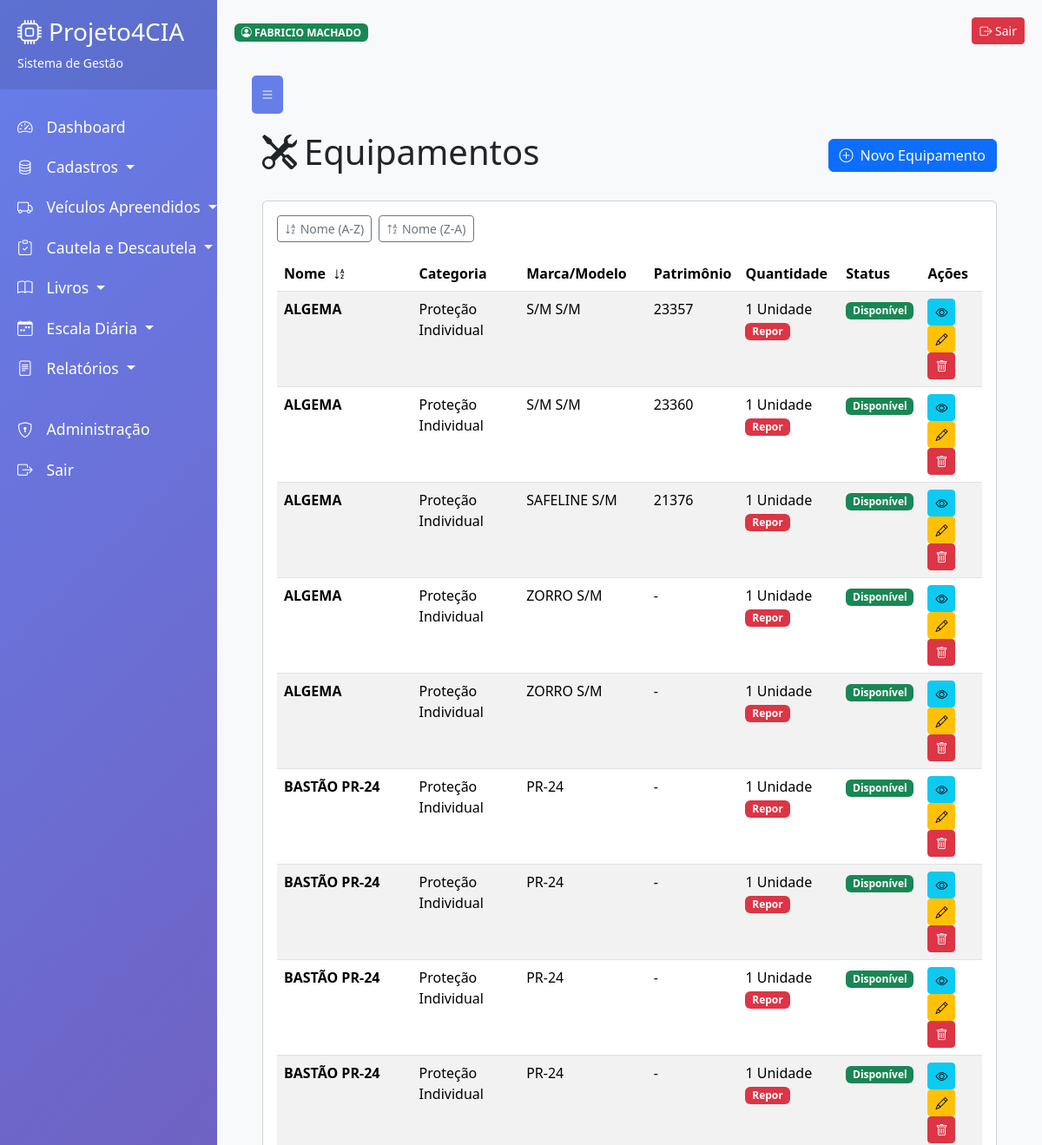
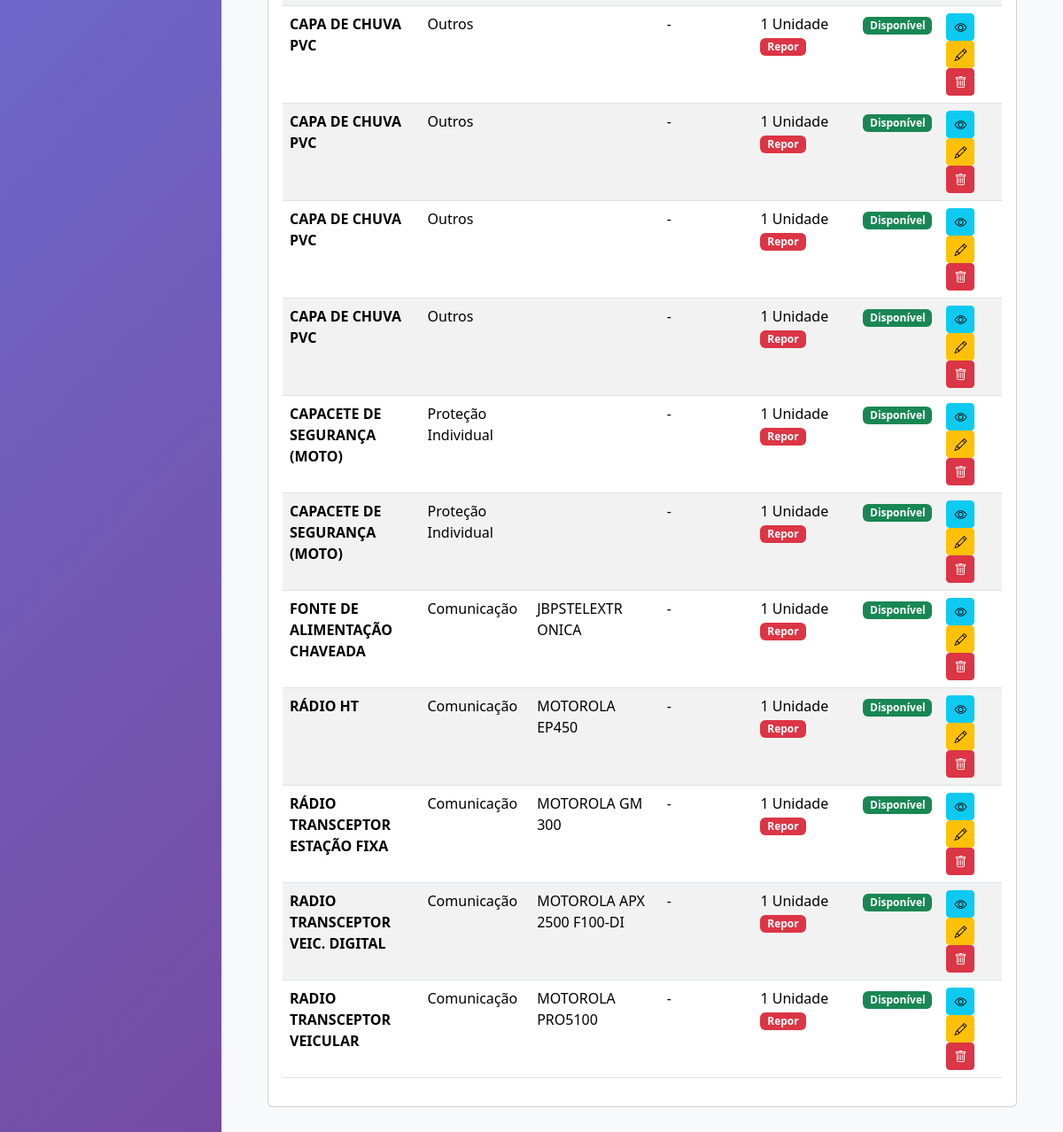
/cadastros/equipamentos/ (signed in), run on the app's committed database (2 pictures, top to bottom).
### aplicacoes/cadastros/cadastro_equipamentos/models.py (models this page shows, shortened)
class Equipamento(models.Model):
    STATUS_CHOICES = [
        ('DISPONIVEL', 'Disponível'),
        ('EM_USO', 'Em Uso'),
        ('MANUTENCAO', 'Em Manutenção'),
        ('BAIXADO', 'Baixado'),
    ]
    CATEGORIA_CHOICES = [
        ('PROTECAO', 'Proteção Individual'),
        ('COMUNICACAO', 'Comunicação'),
        ('ILUMINACAO', 'Iluminação'),
        ('FERRAMENTAS', 'Ferramentas'),
        ('PRISAO', 'Material de Prisão'),
        ('OUTROS', 'Outros'),
    ]
    UNIDADE_CHOICES = [
        ('UN', 'Unidade'),
        ('PAR', 'Par'),
        ('CONJ', 'Conjunto'),
        ('KIT', 'Kit'),
    ]
    nome = models.CharField('Nome do Equipamento', max_length=100)
    descricao = models.TextField('Descrição', blank=True)
    categoria = models.CharField('Categoria', max_length=20, choices=CATEGORIA_CHOICES)
    marca = models.CharField('Marca', max_length=50, blank=True)
    modelo = models.CharField('Modelo', max_length=50, blank=True)
    patrimonio = models.CharField('Nº Patrimônio', max_length=30, unique=True, blank=True, null=True)
    numero_serie = models.CharField('Nº de Série', max_length=50, blank=True)
    data_fabricacao = models.DateField('Data de Fabricação', blank=True, null=True)
    data_vencimento = models.DateField('Data de Vencimento', blank=True, null=True)
    quantidade = models.IntegerField('Quantidade', default=1)
    unidade = models.CharField('Unidade', max_length=10, choices=UNIDADE_CHOICES, default='UN')
    quantidade_minima = models.IntegerField('Quantidade Mínima', default=1)
    status = models.CharField('Status', max_length=20, choices=STATUS_CHOICES, default='DISPONIVEL')
    localizacao = models.CharField('Localização', max_length=100, blank=True)
    observacoes = models.TextField('Observações', blank=True)
    ativo = models.BooleanField('Ativo?', default=True)
    criado_em = models.DateTimeField('Criado em', auto_now_add=True)
    atualizado_em = models.DateTimeField('Atualizado em', auto_now=True)
    class Meta:
        verbose_name = 'Equipamento'
        verbose_name_plural = 'Equipamentos'
        ordering = ['categoria', 'nome']
    def precisa_repor(self):
        return self.quantidade <= self.quantidade_minima

### aplicacoes/cadastros/cadastro_equipamentos/views.py (the view)
# urls.py: path('', login_required(views.EquipamentoListView.as_view()), name='equipamento_list'),
class EquipamentoListView(LoginRequiredMixin, ListView):
    model = Equipamento
    template_name = 'cadastro_equipamentos/equipamento_list.html'
    context_object_name = 'equipamentos'
    paginate_by = 20

### aplicacoes/cadastros/cadastro_equipamentos/templates/cadastro_equipamentos/equipamento_list.html (shortened to what this page needs)
{% extends 'base.html' %}
{% block content %}
<div class="container-fluid">
    <div class="d-flex justify-content-between align-items-center mb-4">
        <h1><i class="bi bi-tools me-2"></i>Equipamentos</h1>
        <a href="{% url 'cadastro_equipamentos:equipamento_create' %}" class="btn btn-primary">
            <i class="bi bi-plus-circle me-2"></i>Novo Equipamento
        </a>
    </div>
    <div class="card">
        <div class="card-body">
            <div class="mb-3 d-flex gap-2">
                <button onclick="ordenarPorNome('asc')" class="btn btn-sm btn-outline-secondary">
                    <i class="bi bi-sort-alpha-down"></i> Nome (A-Z)
                </button>
                <button onclick="ordenarPorNome('desc')" class="btn btn-sm btn-outline-secondary">
                    <i class="bi bi-sort-alpha-up"></i> Nome (Z-A)
                </button>
            </div>
            <div class="table-responsive">
                <table class="table table-striped table-hover" id="equipamentosTable">
                    <thead>
                        <tr>
                            <th style="cursor: pointer;" onclick="ordenarPorNome('toggle')">
                                Nome <i class="bi bi-arrow-down-up" id="ordenacaoIcone"></i>
                            </th>
                            <th>Categoria</th>
                            <th>Marca/Modelo</th>
                            <th>Patrimônio</th>
                            <th>Quantidade</th>
                            <th>Status</th>
                            <th>Ações</th>
                        </tr>
                    </thead>
                    <tbody id="tabelaBody">
                        {% for equipamento in equipamentos %}
                        <tr data-nome="{{ equipamento.nome|lower }}">
                            <td><strong>{{ equipamento.nome }}</strong></td>
                            <td>{{ equipamento.get_categoria_display }}</td>
                            <td>{{ equipamento.marca }} {{ equipamento.modelo }}</td>
                            <td>{{ equipamento.patrimonio|default:'-' }}</td>
                            <td>
                                {{ equipamento.quantidade }} {{ equipamento.get_unidade_display }}
                                {% if equipamento.precisa_repor %}
                                    <span class="badge bg-danger">Repor</span>
                                {% endif %}
                            </td>
                            <td>
                                {% if equipamento.status == 'DISPONIVEL' %}
                                    <span class="badge bg-success">Disponível</span>
                                {% elif equipamento.status == 'EM_USO' %}
                                    <span class="badge bg-warning">Em Uso</span>
                                {% elif equipamento.status == 'MANUTENCAO' %}
                                    <span class="badge bg-danger">Manutenção</span>
                                {% else %}
                                    <span class="badge bg-secondary">Baixado</span>
                                {% endif %}
                            </td>
                            <td>
                                <a href="{% url 'cadastro_equipamentos:equipamento_detail' equipamento.pk %}"
                                   class="btn btn-sm btn-info" title="Detalhes">
                                    <i class="bi bi-eye"></i>
                                </a>
                                <a href="{% url 'cadastro_equipamentos:equipamento_update' equipamento.pk %}"
                                   class="btn btn-sm btn-warning" title="Editar">
                                    <i class="bi bi-pencil"></i>
                                </a>
                                <a href="{% url 'cadastro_equipamentos:equipamento_delete' equipamento.pk %}"
                                   class="btn btn-sm btn-danger" title="Excluir">
                                    <i class="bi bi-trash"></i>
                                </a>
                            </td>
                        </tr>
                        {% endfor %}
                    </tbody>
                </table>
            </div>
        </div>
    </div>
</div>
{% endblock %}

### base/templates/base.html (shortened to what this page needs)
<!DOCTYPE html>
<html lang="pt-br">
<head>
    <link href="https://cdn.jsdelivr.net/npm/bootstrap@5.3.2/dist/css/bootstrap.min.css" rel="stylesheet">
    <link rel="stylesheet" href="https://cdn.jsdelivr.net/npm/bootstrap-icons@1.11.3/font/bootstrap-icons.min.css">
</head>
<body>
    <div class="wrapper">
        <nav id="sidebar">
            <div class="sidebar-header">
                <h3><i class="bi bi-cpu me-2"></i>Projeto4CIA</h3>
                <p class="small mb-0">Sistema de Gestão</p>
            </div>
            {% include 'partials/sidebar.html' %}
        </nav>
        <div id="content">
            <div class="d-flex justify-content-between align-items-center mb-3">
                <div>
                    {% if user.is_authenticated %}
                        <span class="badge bg-success">
                            <i class="bi bi-person-circle"></i>
                            {{ user.get_full_name|default:user.username }}
                        </span>
                    {% endif %}
                </div>
                <div>
                    {% if user.is_authenticated %}
<form action="{% url 'autenticacao:logout' %}" method="post" style="display: inline;">
    <button type="submit" class="btn btn-sm btn-danger">
        <i class="bi bi-box-arrow-right"></i> Sair
    </button>
</form>
                    {% endif %}
                </div>
            </div>
        <div id="content">
            <button type="button" id="sidebarCollapse" class="toggle-btn">
                <i class="bi bi-list"></i>
            </button>
            {% block content %}
            {% endblock %}
        </div>
    </div>
</body>
</html>

### base/templates/base.html (style rules this page uses)
body { background: #f8f9fa; }
.wrapper { display: flex; width: 100%; align-items: stretch; }
#sidebar { min-width: 250px; max-width: 250px; min-height: 100vh; transition: all 0.3s; background: linear-gradient(135deg, #667eea 0%, #764ba2 100%); color: #fff; }
#sidebar .sidebar-header { padding: 20px; background: rgba(0, 0, 0, 0.1); }
#content { width: 100%; padding: 20px; min-height: 100vh; transition: all 0.3s; }
.toggle-btn { background: #667eea; color: white; border: none; padding: 10px; border-radius: 5px; margin-bottom: 20px; }

### aplicacoes/cadastros/cadastro_equipamentos/templates/cadastro_equipamentos/equipamento_list.html (style rules this page uses)
.btn-sm i { margin-right: 0; }
#ordenacaoIcone { font-size: 0.9rem; margin-left: 5px; }

### data on the page
Equipamento: nome "FONTE DE ALIMENTAÇÃO CHAVEADA", categoria "Comunicação", marca "JBPSTELEXTR ONICA", patrimonio "-", quantidade "1", unidade "Unidade", quantidade_minima "Repor", status "Disponível"
Equipamento: nome "RADIO TRANSCEPTOR VEIC. DIGITAL", categoria "Comunicação", marca "MOTOROLA", modelo "APX 2500 F100-DI", patrimonio "-", quantidade "1", unidade "Unidade", quantidade_minima "Repor", status "Disponível"
Equipamento: nome "RADIO TRANSCEPTOR VEICULAR", categoria "Comunicação", marca "MOTOROLA", modelo "PRO5100", patrimonio "-", quantidade "1", unidade "Unidade", quantidade_minima "Repor", status "Disponível"
Equipamento: nome "RÁDIO HT", categoria "Comunicação", marca "MOTOROLA", modelo "EP450", patrimonio "-", quantidade "1", unidade "Unidade", quantidade_minima "Repor", status "Disponível"
Equipamento: nome "RÁDIO TRANSCEPTOR ESTAÇÃO FIXA", categoria "Comunicação", marca "MOTOROLA", modelo "GM 300", patrimonio "-", quantidade "1", unidade "Unidade", quantidade_minima "Repor", status "Disponível"
Equipamento: nome "CAPA DE CHUVA PVC", categoria "Outros", patrimonio "-", quantidade "1", unidade "Unidade", quantidade_minima "Repor", status "Disponível"
Equipamento: nome "CAPA DE CHUVA PVC", categoria "Outros", patrimonio "-", quantidade "1", unidade "Unidade", quantidade_minima "Repor", status "Disponível"
Equipamento: nome "CAPA DE CHUVA PVC", categoria "Outros", patrimonio "-", quantidade "1", unidade "Unidade", quantidade_minima "Repor", status "Disponível"
Equipamento: nome "CAPA DE CHUVA PVC", categoria "Outros", patrimonio "-", quantidade "1", unidade "Unidade", quantidade_minima "Repor", status "Disponível"
Equipamento: nome "ALGEMA", categoria "Proteção Individual", marca "S/M", modelo "S/M", patrimonio "23357", quantidade "1", unidade "Unidade", quantidade_minima "Repor", status "Disponível"
Equipamento: nome "ALGEMA", categoria "Proteção Individual", marca "S/M", modelo "S/M", patrimonio "23360", quantidade "1", unidade "Unidade", quantidade_minima "Repor", status "Disponível"
Equipamento: nome "ALGEMA", categoria "Proteção Individual", marca "SAFELINE", modelo "S/M", patrimonio "21376", quantidade "1", unidade "Unidade", quantidade_minima "Repor", status "Disponível"
Equipamento: nome "ALGEMA", categoria "Proteção Individual", marca "ZORRO", modelo "S/M", patrimonio "-", quantidade "1", unidade "Unidade", quantidade_minima "Repor", status "Disponível"
Equipamento: nome "ALGEMA", categoria "Proteção Individual", marca "ZORRO", modelo "S/M", patrimonio "-", quantidade "1", unidade "Unidade", quantidade_minima "Repor", status "Disponível"
Equipamento: nome "BASTÃO PR-24", categoria "Proteção Individual", modelo "PR-24", patrimonio "-", quantidade "1", unidade "Unidade", quantidade_minima "Repor", status "Disponível"
Equipamento: nome "BASTÃO PR-24", categoria "Proteção Individual", modelo "PR-24", patrimonio "-", quantidade "1", unidade "Unidade", quantidade_minima "Repor", status "Disponível"
Equipamento: nome "BASTÃO PR-24", categoria "Proteção Individual", modelo "PR-24", patrimonio "-", quantidade "1", unidade "Unidade", quantidade_minima "Repor", status "Disponível"
Equipamento: nome "BASTÃO PR-24", categoria "Proteção Individual", modelo "PR-24", patrimonio "-", quantidade "1", unidade "Unidade", quantidade_minima "Repor", status "Disponível"
Equipamento: nome "CAPACETE DE SEGURANÇA (MOTO)", categoria "Proteção Individual", patrimonio "-", quantidade "1", unidade "Unidade", quantidade_minima "Repor", status "Disponível"
Equipamento: nome "CAPACETE DE SEGURANÇA (MOTO)", categoria "Proteção Individual", patrimonio "-", quantidade "1", unidade "Unidade", quantidade_minima "Repor", status "Disponível"

### other printed values
{{ user.get_full_name|default:user.username }} "FABRICIO MACHADO"
